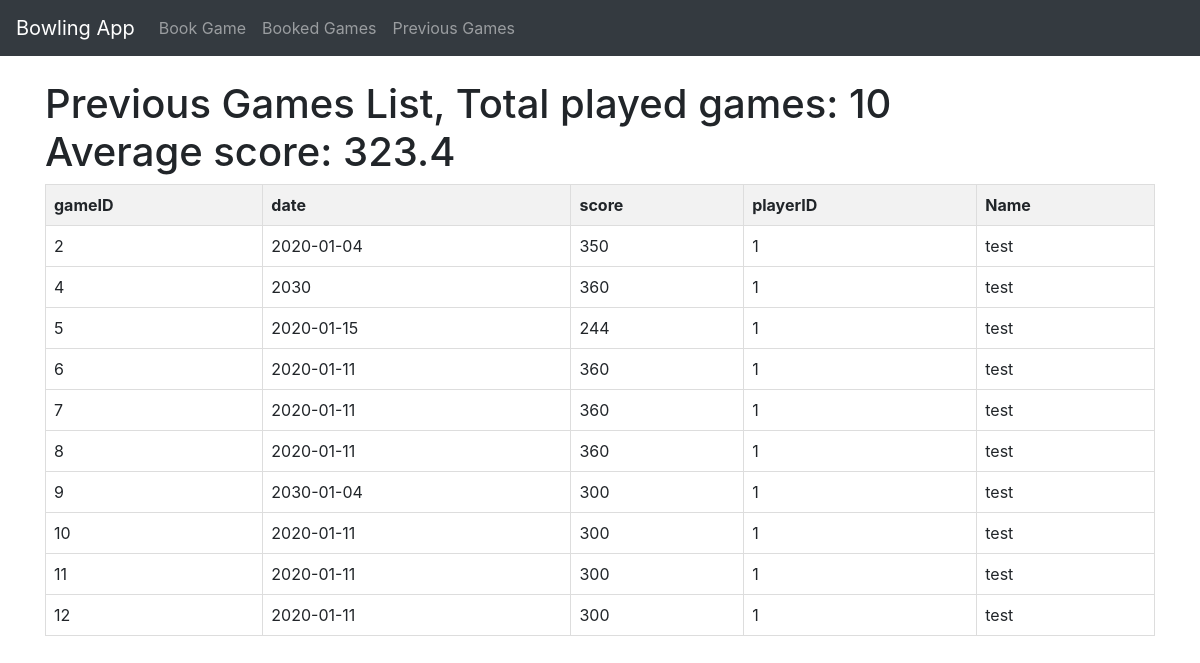
Before: /previous_games (signed in) with the older database file.
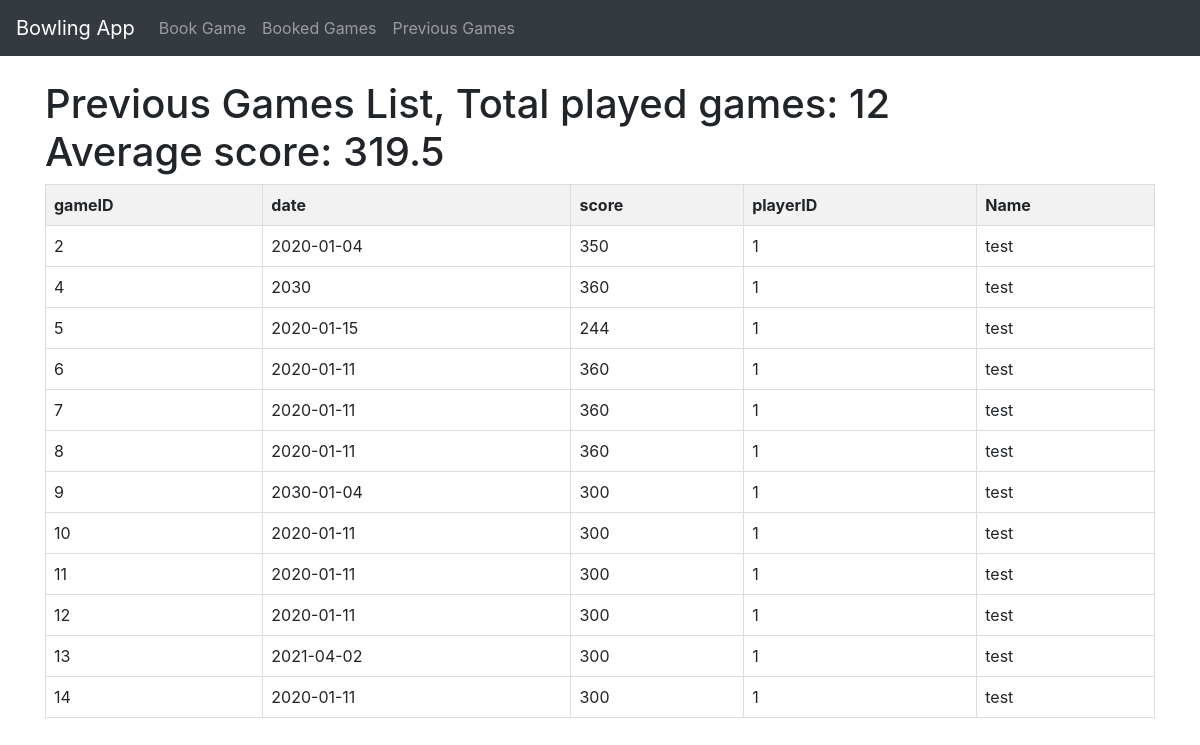
After: the same page with the newer database file.
### tables this page shows
CREATE TABLE PreviousGames (gameID INTEGER PRIMARY KEY AUTOINCREMENT, date date, score INTEGER, playerID REFERENCES Players (playerID));

CREATE TABLE Players (playerID INTEGER PRIMARY KEY, fName varchar, lName varchar, email varchar, password varchar);

### app.py (the view)
@app.route("/previous_games", methods=["GET"])
def show_previous_games():
    player_ID = session["player_id"]
    return render_template("previous_games.html", previousGames=query_db('SELECT * FROM previousGames INNER JOIN players ON previousGames.playerID = players.playerID WHERE previousGames.playerID = ?', [player_ID]),
    numOfGames=query_db('SELECT COUNT(?) AS numOfGames FROM previousGames WHERE playerID = ? GROUP BY playerID ',[player_ID, player_ID]),
    avg_score=average_score(player_ID))

### app.py (called while the page is built)
def average_score(playerID):
    return query_db("SELECT playerID, AVG(score) AS avgScore FROM previousGames WHERE playerID = ? GROUP BY playerID", [playerID])

### test.py (called while the page is built)
def get_db():
    db = getattr(g, '_database', None)
    if db is None:
        db = g._database = sqlite3.connect(DATABASE)
        db.row_factory = sqlite3.Row
    return db

def query_db(query, args=(), one=False, commit=False):
    try:
            if commit:
                db = get_db()
                cur = db.execute(query, args)
                db.commit()
                cur.close()
                return None
            cur = get_db().execute(query, args)
            rv = cur.fetchall()
            cur.close()
            return (rv[0] if rv else None) if one else rv
    except sqlite3.Error as e:
            print("SQLite error:", e)
            return e  # Or raise an exception if needed

### template/previous_games.html (shortened to what this page needs)
<!DOCTYPE html>
<html lang="en">
<head>
    <link rel="stylesheet" href="https://maxcdn.bootstrapcdn.com/bootstrap/4.5.2/css/bootstrap.min.css">
</head>
<body>
    <nav class="navbar navbar-expand-lg navbar-dark bg-dark">
        <a class="navbar-brand" href="/logged_in">Bowling App</a>
        <div class="collapse navbar-collapse" id="navbarNav">
            <ul class="navbar-nav">
                <li class="nav-item">
                    <a class="nav-link" href="/book_game">Book Game</a>
                </li>
                <li class="nav-item">
                    <a class="nav-link" href="/booked_games">Booked Games</a>
                </li>
                <li class="nav-item">
                    <a class="nav-link" href="/previous_games">Previous Games</a>
                </li>
            </ul>
        </div>
    </nav>
    <div class="container mt-4">
        {% for num in numOfGames %}
            <h1>Previous Games List, Total played games: {{num['numOfGames']}} <br>
        {% endfor %}
        {% for avg in avg_score %}
            Average score: {{avg['avgScore']}}
        {% endfor %}
        </h1>
        <table>
            <thead>
                <tr>
                    <th>gameID</th>
                    <th>date</th>
                    <th>score</th>
                    <th>playerID</th>
                    <th>Name </th>
                </tr>
            </thead>
            <tbody>
                {% for game in previousGames %}
                    <tr>
                        <td>{{ game['gameID'] }}</td>
                        <td>{{ game['date'] }}</td>
                        <td>{{ game['score'] }}</td>
                        <td>{{ game['playerID'] }}</td>
                        <td>{{ game['fName'] }}</td>
                    </tr>
                {% endfor %}
            </tbody>
        </table>
    </div>
</body>
</html>

Changed rows visible on the page:
added PreviousGames: gameID "13", date "2021-04-02", score "300", playerID "1", fName "test"
added PreviousGames: gameID "14", date "2020-01-11", score "300", playerID "1", fName "test"
Other visible differences:
new list line: "Previous Games List, Total played games: 12"
new list line: "Average score: 319.5"
list line gone: "Previous Games List, Total played games: 10"
list line gone: "Average score: 323.4"
